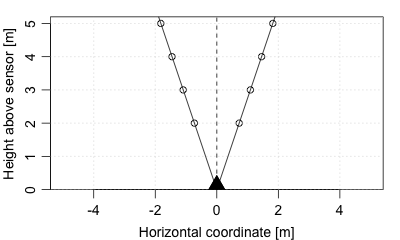

Write R code to recreate this figure.
#png("adpgeometry.png", width=500, height=300, pointsize=14)
png("adpgeometry.png", width=400, height=300*400/500, pointsize=14)
sensorLocation <- c(0,0)
beamAngle <- 20
bin1Distance <- 2
binSize <- 1
nbin <- 4
distance <- seq(bin1Distance, by=binSize, length.out=nbin)
## assume distance is in vertical direction
y <- distance
## construct x so that atan2(y,x) is 90-beamAngle
x <- y * tan(beamAngle*pi/180)
par(mar=c(3,3,1,1), mgp=c(2,0.7,0))
plot(x, y, asp=1, pch=1,
     xlim=max(x)*c(-1,1), ylim=c(0, 1.04*max(y)), yaxs="i",
     xlab="Horizontal coordinate [m]", ylab="Height above sensor [m]")
grid()
abline(v=0, lty="dashed")
points(sensorLocation, sensorLocation, pch=17, cex=3) # 
points(-x, y, pch=1)
abline(0, tan((90-beamAngle)*pi/180))
abline(0, tan((90+beamAngle)*pi/180))
dev.off()

